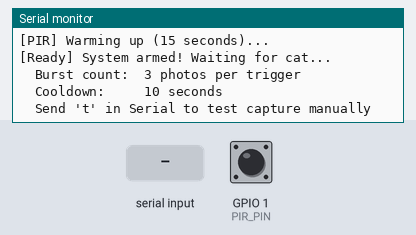
Bench run of a sketch on a simulated Seeed XIAO ESP32-S3. Parts: the last lines printed to the serial monitor. The test bench sets the inputs (shaded band); at power-on: GPIO 1 (PIR_PIN) LOW. Storage starts empty; the camera gives no picture.

Above: at 17.5 s.
17.6 s: GPIO 1 (PIR_PIN) driven HIGH
At 18.2 s:
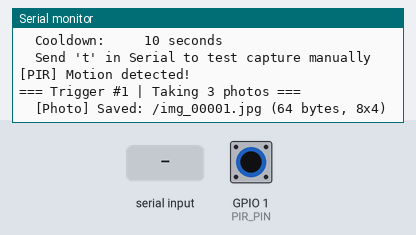
19.1 s: "t90\n" received over Serial
At 20.3 s:
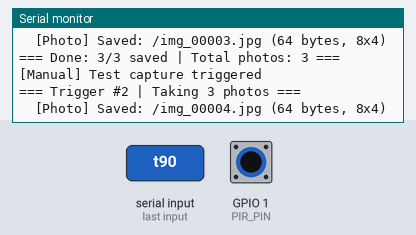
20.9 s: "t,45\n" received over Serial
At 22.2 s:
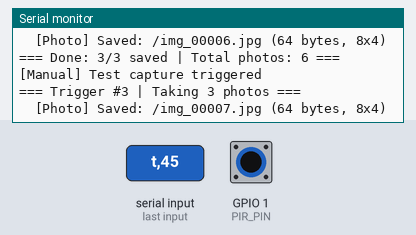
22.4 s: GPIO 1 (PIR_PIN) pulsed LOW 5 times (0.12 s each, 0.3 s apart)
At 24.3 s:
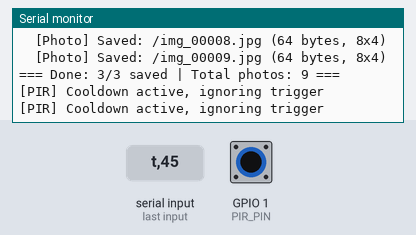
Timing chart, 0 to 25.8 s (numbered marks = the images above; inputs shaded):
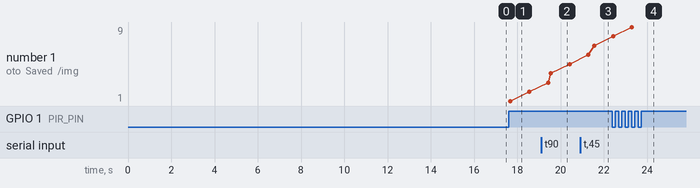

Measured:
- after the input at 17.6 s, the serial monitor: prints a new line at once (image 1)
- after the input at 19.1 s, the serial monitor: prints a new line after 0.38 s (image 2)
- after the input at 20.9 s, the serial monitor: prints a new line after 0.59 s (image 3)
- after the input at 22.4 s, the serial monitor: prints a new line after 1.1 s (image 4)
- plotted number 1: 2 → 5 after the input at 19.1 s, 5 → 7 after the input at 20.9 s

The sketch:

PIR_data_capture.ino
```cpp
/*
 * ============================================
 *  Smart Cat Litter Box Monitor
 *  Step 2: PIR Auto-Capture (Polling + Re-init)
 *  Board: XIAO ESP32S3 Sense
 * ============================================
 *
 *  Uses polling with periodic GPIO re-init to keep
 *  PIR detection stable alongside the camera driver.
 */

#include "esp_camera.h"
#include "FS.h"
#include "SD.h"
#include "SPI.h"

// XIAO ESP32S3 Sense camera pins
#define PWDN_GPIO_NUM     -1
#define RESET_GPIO_NUM    -1
#define XCLK_GPIO_NUM     10
#define SIOD_GPIO_NUM     40
#define SIOC_GPIO_NUM     39
#define Y9_GPIO_NUM       48
#define Y8_GPIO_NUM       11
#define Y7_GPIO_NUM       12
#define Y6_GPIO_NUM       14
#define Y5_GPIO_NUM       16
#define Y4_GPIO_NUM       18
#define Y3_GPIO_NUM       17
#define Y2_GPIO_NUM       15
#define VSYNC_GPIO_NUM    38
#define HREF_GPIO_NUM     47
#define PCLK_GPIO_NUM     13

#define SD_CS_PIN         21
#define PIR_PIN           1    // D0 (GPIO 1)

#define BURST_COUNT       3
#define BURST_INTERVAL    800
#define COOLDOWN_TIME     10000
#define PIR_WARMUP_TIME   15000

// How often to re-init the PIR GPIO (prevents drift)
#define PIR_REINIT_INTERVAL  60000  // every 60 seconds

// Global variables
int photoCount = 0;
unsigned long lastTriggerTime = 0;
unsigned long lastPirReinit = 0;
int triggerCount = 0;

// Track PIR state for edge detection
int lastPirState = LOW;

bool initCamera() {
  camera_config_t config;
  config.ledc_channel = LEDC_CHANNEL_0;
  config.ledc_timer   = LEDC_TIMER_0;
  config.pin_d0       = Y2_GPIO_NUM;
  config.pin_d1       = Y3_GPIO_NUM;
  config.pin_d2       = Y4_GPIO_NUM;
  config.pin_d3       = Y5_GPIO_NUM;
  config.pin_d4       = Y6_GPIO_NUM;
  config.pin_d5       = Y7_GPIO_NUM;
  config.pin_d6       = Y8_GPIO_NUM;
  config.pin_d7       = Y9_GPIO_NUM;
  config.pin_xclk     = XCLK_GPIO_NUM;
  config.pin_pclk     = PCLK_GPIO_NUM;
  config.pin_vsync    = VSYNC_GPIO_NUM;
  config.pin_href     = HREF_GPIO_NUM;
  config.pin_sccb_sda = SIOD_GPIO_NUM;
  config.pin_sccb_scl = SIOC_GPIO_NUM;
  config.pin_pwdn     = PWDN_GPIO_NUM;
  config.pin_reset    = RESET_GPIO_NUM;
  config.xclk_freq_hz = 20000000;
  config.pixel_format = PIXFORMAT_JPEG;
  config.frame_size   = FRAMESIZE_QVGA;
  config.jpeg_quality = 12;
  config.fb_count     = 1;
  config.fb_location  = CAMERA_FB_IN_PSRAM;
  config.grab_mode    = CAMERA_GRAB_WHEN_EMPTY;

  if (psramFound()) {
    config.frame_size   = FRAMESIZE_VGA;
    config.jpeg_quality = 10;
    config.fb_count     = 2;
    Serial.println("[Camera] PSRAM found, using VGA (640x480)");
  } else {
    Serial.println("[Camera] No PSRAM, using QVGA (320x240)");
  }

  esp_err_t err = esp_camera_init(&config);
  if (err != ESP_OK) {
    Serial.printf("[Camera] Init FAILED: 0x%x\n", err);
    return false;
  }
  Serial.println("[Camera] Init OK!");
  return true;
}

bool initSD() {
  if (!SD.begin(SD_CS_PIN)) {
    Serial.println("[SD] Mount FAILED!");
    return false;
  }

  uint8_t cardType = SD.cardType();
  if (cardType == CARD_NONE) {
    Serial.println("[SD] No card detected!");
    return false;
  }

  File root = SD.open("/");
  while (File entry = root.openNextFile()) {
    String name = entry.name();
    if (name.startsWith("img_") && name.endsWith(".jpg")) {
      int num = name.substring(4, 9).toInt();
      if (num > photoCount) {
        photoCount = num;
      }
    }
    entry.close();
  }
  root.close();

  Serial.printf("[SD] Init OK! Card size: %llu MB\n", SD.cardSize() / (1024 * 1024));
  Serial.printf("[SD] Found %d existing photos, will continue from img_%05d.jpg\n",
                photoCount, photoCount + 1);
  return true;
}

bool captureAndSave() {
  camera_fb_t *fb = esp_camera_fb_get();
  if (!fb) {
    Serial.println("[Photo] Capture failed!");
    return false;
  }

  photoCount++;
  char filename[32];
  sprintf(filename, "/img_%05d.jpg", photoCount);

  File file = SD.open(filename, FILE_WRITE);
  if (!file) {
    Serial.printf("[SD] Cannot open %s\n", filename);
    esp_camera_fb_return(fb);
    return false;
  }

  file.write(fb->buf, fb->len);
  file.close();

  Serial.printf("  [Photo] Saved: %s (%d bytes, %dx%d)\n",
                filename, fb->len, fb->width, fb->height);

  esp_camera_fb_return(fb);
  return true;
}

void burstCapture() {
  triggerCount++;
  Serial.printf("\n=== Trigger #%d | Taking %d photos ===\n",
                triggerCount, BURST_COUNT);

  int success = 0;
  for (int i = 0; i < BURST_COUNT; i++) {
    if (captureAndSave()) {
      success++;
    }
    if (i < BURST_COUNT - 1) {
      delay(BURST_INTERVAL);
    }
  }

  Serial.printf("=== Done: %d/%d saved | Total photos: %d ===\n\n",
                success, BURST_COUNT, photoCount);
}

void initPIR() {
  pinMode(PIR_PIN, INPUT);
  lastPirState = digitalRead(PIR_PIN);
  lastPirReinit = millis();
  Serial.println("[PIR] GPIO re-initialized");
}

void setup() {
  Serial.begin(115200);
  delay(1000);

  Serial.println("=========================================");
  Serial.println("  Smart Cat Litter Box Monitor");
  Serial.println("  Step 2: PIR Auto-Capture (Polling)");
  Serial.println("=========================================\n");

  if (!initCamera()) {
    Serial.println("[FATAL] Camera init failed!");
    while (true) delay(1000);
  }

  if (!initSD()) {
    Serial.println("[FATAL] SD card init failed!");
    while (true) delay(1000);
  }

  // Setup PIR AFTER camera init
  initPIR();

  // PIR warmup
  Serial.printf("[PIR] Warming up (%d seconds)...\n", PIR_WARMUP_TIME / 1000);
  delay(PIR_WARMUP_TIME);

  // Read initial state after warmup
  lastPirState = digitalRead(PIR_PIN);

  Serial.println("\n[Ready] System armed! Waiting for cat...\n");
  Serial.println("  Burst count:  " + String(BURST_COUNT) + " photos per trigger");
  Serial.println("  Cooldown:     " + String(COOLDOWN_TIME / 1000) + " seconds");
  Serial.println("  Send 't' in Serial to test capture manually\n");
}

void loop() {
  // Manual trigger
  if (Serial.available() > 0) {
    char cmd = Serial.read();
    if (cmd == 't' || cmd == 'T') {
      Serial.println("[Manual] Test capture triggered");
      burstCapture();
      lastTriggerTime = millis();
    }
  }

  // Periodically re-init PIR GPIO to prevent drift
  if (millis() - lastPirReinit > PIR_REINIT_INTERVAL) {
    initPIR();
  }

  // PIR polling with edge detection (LOW -> HIGH = new motion)
  int currentPirState = digitalRead(PIR_PIN);

  if (currentPirState == HIGH && lastPirState == LOW) {
    // Rising edge detected
    unsigned long now = millis();

    if (now - lastTriggerTime > COOLDOWN_TIME) {
      Serial.println("[PIR] Motion detected!");
      burstCapture();
      lastTriggerTime = now;
    } else {
      Serial.println("[PIR] Cooldown active, ignoring trigger");
    }
  }

  lastPirState = currentPirState;
  delay(50);  // Poll every 50ms
}
```
